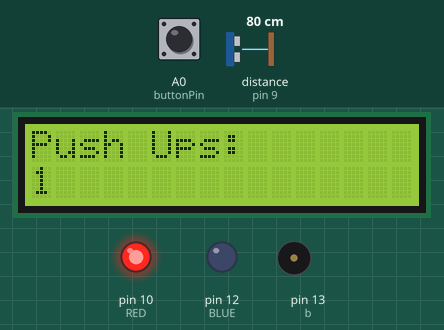
Bench run of a sketch on a simulated Arduino Uno, built with avr-gcc and run on an emulated ATmega328P. Parts: 16×2 character LCD, output pins drawn as LEDs (lit = HIGH), buzzer (waves = sounding). Wiring (inferred from the names in the program): ultrasonic range finder: trigger pin 8; echo pin 9. The inputs (shaded band) are chosen by the test bench; at power-on: distance to the obstacle (sensor on pin 9) 80 cm, A0 (buttonPin) LOW. The echo pulse lasts 58.3 µs per cm; pins used as bus, display or sensor lines are not drawn; what the sketch prints to the serial monitor is not drawn.

Above: at 1.2 s.
1.3 s: distance to the obstacle (sensor on pin 9) set to 12 cm
2.8 s: distance to the obstacle (sensor on pin 9) set to 9 cm
At 4.1 s:
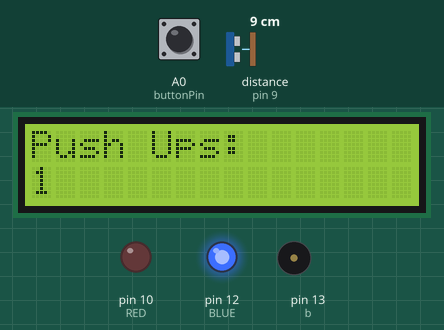
4.4 s: A0 (buttonPin) pulled HIGH for 0.15 s
At 5.7 s:
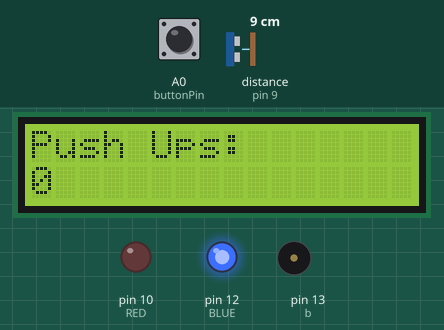
6.0 s: distance to the obstacle (sensor on pin 9) set to 35 cm
At 7.0 s:
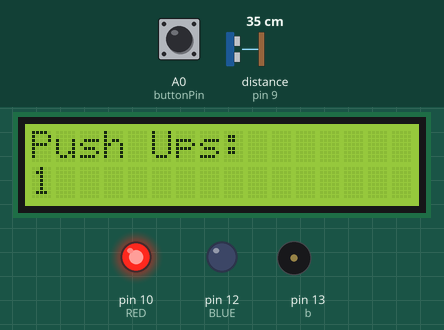
7.5 s: distance to the obstacle (sensor on pin 9) set to 2 cm
At 8.3 s:
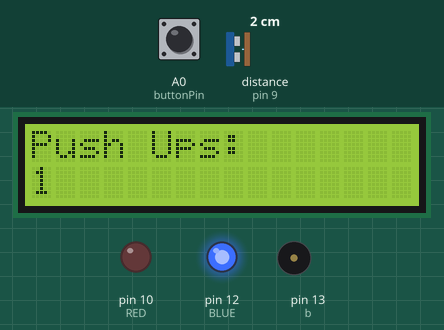
Timing chart, 0 to 10.1 s (numbered marks = the images above; inputs shaded):
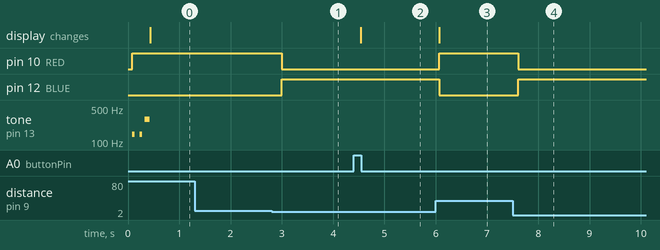

The sketch:

new_push_ups.ino
```cpp
#include <Wire.h>
#include <LiquidCrystal_I2C.h>
//#include <LiquidCrystal.h> // include LCD library
#define BLUE 12 // define RGB-led pins
#define RED 10

  LiquidCrystal_I2C lcd(0x27,16, 2); // set lcd pins

const int trigPin = 8; //set pins for the ultrasonic sensor, button and buzzer
const int echoPin = 9;
const int buttonPin = A0;
const int b = 13;

long duration; // set integers
int distance;
int i;
int buttonState = 0;
int x = 0;
int y = 0;

void setup() {
  Serial.begin(9600); // begin in 9600 baud
  Wire.begin();
  lcd.begin(); // begin lcd, define scale of lcd (16 places in a row, 2 rows)
  lcd.backlight();


  pinMode(trigPin, OUTPUT); //set pin modes
  pinMode(echoPin, INPUT);
  pinMode(buttonPin, INPUT);
  pinMode(b, OUTPUT);
  pinMode(RED, OUTPUT);
  pinMode(BLUE, OUTPUT);


  lcd.print("Push Ups:");
  Serial.print("Push Ups:");
}

void loop() {
  digitalWrite(trigPin, HIGH); // send out an ultra sonic sound for 10 microseconds and measure the time it took for the sound to go from the trigpin to the echo pin
  delayMicroseconds(10);
  digitalWrite(trigPin, LOW);
  duration = pulseIn(echoPin, HIGH);
  Serial.println(duration);
  distance = duration * 0.034/2; //convert the time the signal took to travel to distance in cm

  if (distance >= 20) {digitalWrite(RED, HIGH); //configure RGB-led to burn red, magenta or blue depending on distance
                       digitalWrite(BLUE, LOW);}
  if (distance <= 20) {digitalWrite(BLUE, HIGH);}
  if (distance <= 10) {digitalWrite(RED, LOW);}

  if (i == (10 * y) && x == (1 * y)) { //this if statement plays a sound every ten pushups
                 tone(b, 146.8);
                 delay(50);
                 noTone(b);
                 delay(100);
                 tone(b, 146.8);
                 delay(50);
                 noTone(b);
                 delay(50);
                 tone(b, 293.7);
                 delay(100);
                 noTone(b);
                 x ++;
                 y ++;
  }
  else if (distance <= 10) {delay(150);} //this if else statement makes sure that the time between pushup-readings always stay the same

  buttonState = digitalRead(buttonPin); //these lines of code resets every integer and the lcd to the original state by the press of a button
  if (buttonState == HIGH) {
    i = 0;
    x = 1;
    y = 1;
    Serial.print("0      ");
    lcd.setCursor(0,1);
    lcd.print("0      "); }

    lcd.setCursor(0, 1); // set cursor on the second row

  if (distance >= 10 ) {i ++;} //print a point if a pushup has been done
  Serial.print(i,DEC);
   lcd.print(i,DEC);

  while (distance >= 10) { //if the distance stays smaller then ten for a while, this piece of code makes sure that only one point is given for one pushup
      digitalWrite(trigPin, HIGH);
      delayMicroseconds(10);
      digitalWrite(trigPin, LOW);
      duration = pulseIn(echoPin, HIGH);
      distance = duration * 0.034/2;
  delay(100);
  }
}
```

Measured:
- the behaviour switches between 11 and 10 cm on distance to the obstacle (sensor on pin 9) (found by bisection; images 0 and 1)
- after the input at 1.3 s, every drawn part: stays the same
- after the input at 2.8 s, pin 10 (RED): HIGH → LOW after 0.20 s; pin 12 (BLUE): LOW → HIGH after 0.20 s
- after the input at 4.4 s, the display: changes after 0.13 s (image 2)
- after the input at 6.0 s, pin 10 (RED): LOW → HIGH after 0.07 s; pin 12 (BLUE): HIGH → LOW after 0.07 s; the display: changes after 0.07 s (image 3)
- after the input at 7.5 s, pin 10 (RED): HIGH → LOW after 0.11 s; pin 12 (BLUE): LOW → HIGH after 0.11 s
- by itself, tone on pin 13 (b): plays 146 Hz for 0.05 s, 146 Hz for 0.05 s, 293 Hz for 0.10 s
